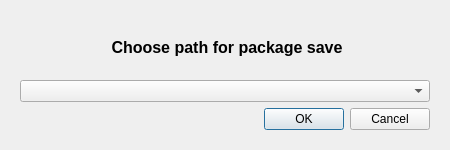
<?xml version="1.0" encoding="UTF-8"?>
<ui version="4.0">
 <class>ChoiceWindow</class>
 <widget class="QDialog" name="ChoiceWindow">
  <property name="geometry">
   <rect>
    <x>0</x>
    <y>0</y>
    <width>450</width>
    <height>150</height>
   </rect>
  </property>
  <property name="windowTitle">
   <string>Dialog</string>
  </property>
  <layout class="QVBoxLayout" name="verticalLayout">
   <property name="leftMargin">
    <number>20</number>
   </property>
   <property name="topMargin">
    <number>20</number>
   </property>
   <property name="rightMargin">
    <number>20</number>
   </property>
   <property name="bottomMargin">
    <number>20</number>
   </property>
   <item>
    <layout class="QHBoxLayout" name="horizontalLayout">
     <item>
      <spacer name="horizontalSpacer">
       <property name="orientation">
        <enum>Qt::Horizontal</enum>
       </property>
       <property name="sizeType">
        <enum>QSizePolicy::Maximum</enum>
       </property>
       <property name="sizeHint" stdset="0">
        <size>
         <width>60</width>
         <height>20</height>
        </size>
       </property>
      </spacer>
     </item>
     <item>
      <widget class="QLabel" name="choice_label">
       <property name="font">
        <font>
         <pointsize>12</pointsize>
         <bold>true</bold>
        </font>
       </property>
       <property name="text">
        <string>Choose path for package save</string>
       </property>
       <property name="alignment">
        <set>Qt::AlignCenter</set>
       </property>
       <property name="wordWrap">
        <bool>true</bool>
       </property>
      </widget>
     </item>
     <item>
      <widget class="QLabel" name="spinning_animation_label">
       <property name="sizePolicy">
        <sizepolicy hsizetype="Maximum" vsizetype="Preferred">
         <horstretch>0</horstretch>
         <verstretch>0</verstretch>
        </sizepolicy>
       </property>
       <property name="maximumSize">
        <size>
         <width>50</width>
         <height>16777215</height>
        </size>
       </property>
       <property name="text">
        <string/>
       </property>
       <property name="alignment">
        <set>Qt::AlignCenter</set>
       </property>
      </widget>
     </item>
    </layout>
   </item>
   <item>
    <widget class="QComboBox" name="choice_combo_box"/>
   </item>
   <item>
    <widget class="QDialogButtonBox" name="buttonBox">
     <property name="orientation">
      <enum>Qt::Horizontal</enum>
     </property>
     <property name="standardButtons">
      <set>QDialogButtonBox::Cancel|QDialogButtonBox::Ok</set>
     </property>
    </widget>
   </item>
  </layout>
 </widget>
 <resources/>
 <connections>
  <connection>
   <sender>buttonBox</sender>
   <signal>accepted()</signal>
   <receiver>ChoiceWindow</receiver>
   <slot>accept()</slot>
   <hints>
    <hint type="sourcelabel">
     <x>248</x>
     <y>254</y>
    </hint>
    <hint type="destinationlabel">
     <x>157</x>
     <y>274</y>
    </hint>
   </hints>
  </connection>
  <connection>
   <sender>buttonBox</sender>
   <signal>rejected()</signal>
   <receiver>ChoiceWindow</receiver>
   <slot>reject()</slot>
   <hints>
    <hint type="sourcelabel">
     <x>316</x>
     <y>260</y>
    </hint>
    <hint type="destinationlabel">
     <x>286</x>
     <y>274</y>
    </hint>
   </hints>
  </connection>
 </connections>
</ui>
